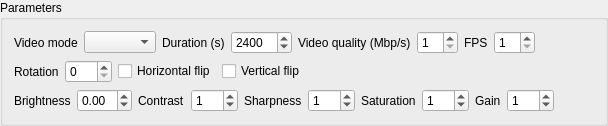
                 <widget class="QGroupBox" name="groupBox_3">
                  <property name="title">
                   <string>Parameters</string>
                  </property>
                  <layout class="QVBoxLayout" name="verticalLayout_10">
                   <item>
                    <layout class="QHBoxLayout" name="horizontalLayout_11">
                     <item>
                      <layout class="QHBoxLayout" name="horizontalLayout_7">
                       <item>
                        <widget class="QLabel" name="label_5">
                         <property name="text">
                          <string>Video mode</string>
                         </property>
                        </widget>
                       </item>
                       <item>
                        <widget class="QComboBox" name="video_mode_cb">
                         <property name="accessibleName">
                          <string>video mode</string>
                         </property>
                        </widget>
                       </item>
                      </layout>
                     </item>
                     <item>
                      <layout class="QHBoxLayout" name="horizontalLayout_8">
                       <item>
                        <widget class="QLabel" name="lb_durations">
                         <property name="text">
                          <string>Duration (s)</string>
                         </property>
                        </widget>
                       </item>
                       <item>
                        <widget class="QSpinBox" name="video_duration_sb">
                         <property name="accessibleName">
                          <string>video duration</string>
                         </property>
                         <property name="minimum">
                          <number>60</number>
                         </property>
                         <property name="maximum">
                          <number>86000</number>
                         </property>
                         <property name="singleStep">
                          <number>60</number>
                         </property>
                         <property name="value">
                          <number>2400</number>
                         </property>
                        </widget>
                       </item>
                      </layout>
                     </item>
                     <item>
                      <layout class="QHBoxLayout" name="horizontalLayout_10">
                       <item>
                        <widget class="QLabel" name="label_6">
                         <property name="text">
                          <string>Video quality (Mbp/s)</string>
                         </property>
                        </widget>
                       </item>
                       <item>
                        <widget class="QSpinBox" name="video_quality_sb">
                         <property name="accessibleName">
                          <string>video quality</string>
                         </property>
                         <property name="minimum">
                          <number>1</number>
                         </property>
                         <property name="maximum">
                          <number>10</number>
                         </property>
                        </widget>
                       </item>
                      </layout>
                     </item>
                     <item>
                      <layout class="QHBoxLayout" name="horizontalLayout_9">
                       <item>
                        <widget class="QLabel" name="label_7">
                         <property name="text">
                          <string>FPS</string>
                         </property>
                        </widget>
                       </item>
                       <item>
                        <widget class="QSpinBox" name="video_fps_sb">
                         <property name="accessibleName">
                          <string>FPS</string>
                         </property>
                         <property name="minimum">
                          <number>1</number>
                         </property>
                         <property name="maximum">
                          <number>30</number>
                         </property>
                        </widget>
                       </item>
                       <item>
                        <spacer name="horizontalSpacer_11">
                         <property name="orientation">
                          <enum>Qt::Horizontal</enum>
                         </property>
                         <property name="sizeHint" stdset="0">
                          <size>
                           <width>40</width>
                           <height>20</height>
                          </size>
                         </property>
                        </spacer>
                       </item>
                      </layout>
                     </item>
                    </layout>
                   </item>
                   <item>
                    <layout class="QHBoxLayout" name="horizontalLayout_20">
                     <item>
                      <widget class="QLabel" name="label_29">
                       <property name="text">
                        <string>Rotation</string>
                       </property>
                      </widget>
                     </item>
                     <item>
                      <widget class="QSpinBox" name="video_rotation_sb">
                       <property name="accessibleName">
                        <string>video rotation</string>
                       </property>
                       <property name="frame">
                        <bool>true</bool>
                       </property>
                       <property name="maximum">
                        <number>270</number>
                       </property>
                       <property name="singleStep">
                        <number>90</number>
                       </property>
                      </widget>
                     </item>
                     <item>
                      <widget class="QCheckBox" name="video_hflip_cb">
                       <property name="accessibleName">
                        <string>video hflip</string>
                       </property>
                       <property name="text">
                        <string>Horizontal flip</string>
                       </property>
                      </widget>
                     </item>
                     <item>
                      <widget class="QCheckBox" name="video_vflip_cb">
                       <property name="accessibleName">
                        <string>video vflip</string>
                       </property>
                       <property name="text">
                        <string>Vertical flip</string>
                       </property>
                      </widget>
                     </item>
                     <item>
                      <spacer name="horizontalSpacer_12">
                       <property name="orientation">
                        <enum>Qt::Horizontal</enum>
                       </property>
                       <property name="sizeHint" stdset="0">
                        <size>
                         <width>40</width>
                         <height>20</height>
                        </size>
                       </property>
                      </spacer>
                     </item>
                    </layout>
                   </item>
                   <item>
                    <layout class="QHBoxLayout" name="horizontalLayout_22">
                     <item>
                      <widget class="QLabel" name="label_31">
                       <property name="text">
                        <string>Brightness</string>
                       </property>
                      </widget>
                     </item>
                     <item>
                      <widget class="QDoubleSpinBox" name="video_brightness_sb">
                       <property name="accessibleName">
                        <string>video brightness</string>
                       </property>
                       <property name="minimum">
                        <double>-1.000000000000000</double>
                       </property>
                       <property name="maximum">
                        <double>1.000000000000000</double>
                       </property>
                       <property name="singleStep">
                        <double>0.010000000000000</double>
                       </property>
                      </widget>
                     </item>
                     <item>
                      <widget class="QLabel" name="label_30">
                       <property name="text">
                        <string>Contrast</string>
                       </property>
                      </widget>
                     </item>
                     <item>
                      <widget class="QSpinBox" name="video_contrast_sb">
                       <property name="accessibleName">
                        <string>video contrast</string>
                       </property>
                       <property name="minimum">
                        <number>0</number>
                       </property>
                       <property name="maximum">
                        <number>100</number>
                       </property>
                       <property name="value">
                        <number>1</number>
                       </property>
                      </widget>
                     </item>
                     <item>
                      <widget class="QLabel" name="Sharpness_2">
                       <property name="text">
                        <string>Sharpness</string>
                       </property>
                      </widget>
                     </item>
                     <item>
                      <widget class="QSpinBox" name="video_sharpness_sb">
                       <property name="accessibleName">
                        <string>video sharpness</string>
                       </property>
                       <property name="minimum">
                        <number>0</number>
                       </property>
                       <property name="maximum">
                        <number>100</number>
                       </property>
                       <property name="value">
                        <number>1</number>
                       </property>
                      </widget>
                     </item>
                     <item>
                      <widget class="QLabel" name="label_32">
                       <property name="text">
                        <string>Saturation</string>
                       </property>
                      </widget>
                     </item>
                     <item>
                      <widget class="QSpinBox" name="video_saturation_sb">
                       <property name="accessibleName">
                        <string>video saturation</string>
                       </property>
                       <property name="minimum">
                        <number>0</number>
                       </property>
                       <property name="maximum">
                        <number>100</number>
                       </property>
                       <property name="value">
                        <number>1</number>
                       </property>
                      </widget>
                     </item>
                     <item>
                      <widget class="QLabel" name="label_33">
                       <property name="text">
                        <string>Gain</string>
                       </property>
                      </widget>
                     </item>
                     <item>
                      <widget class="QSpinBox" name="video_gain_sb">
                       <property name="accessibleName">
                        <string>video gain</string>
                       </property>
                       <property name="minimum">
                        <number>0</number>
                       </property>
                       <property name="maximum">
                        <number>100</number>
                       </property>
                       <property name="singleStep">
                        <number>1</number>
                       </property>
                       <property name="value">
                        <number>1</number>
                       </property>
                      </widget>
                     </item>
                     <item>
                      <spacer name="horizontalSpacer_14">
                       <property name="orientation">
                        <enum>Qt::Horizontal</enum>
                       </property>
                       <property name="sizeHint" stdset="0">
                        <size>
                         <width>40</width>
                         <height>20</height>
                        </size>
                       </property>
                      </spacer>
                     </item>
                    </layout>
                   </item>
                  </layout>
                 </widget>
